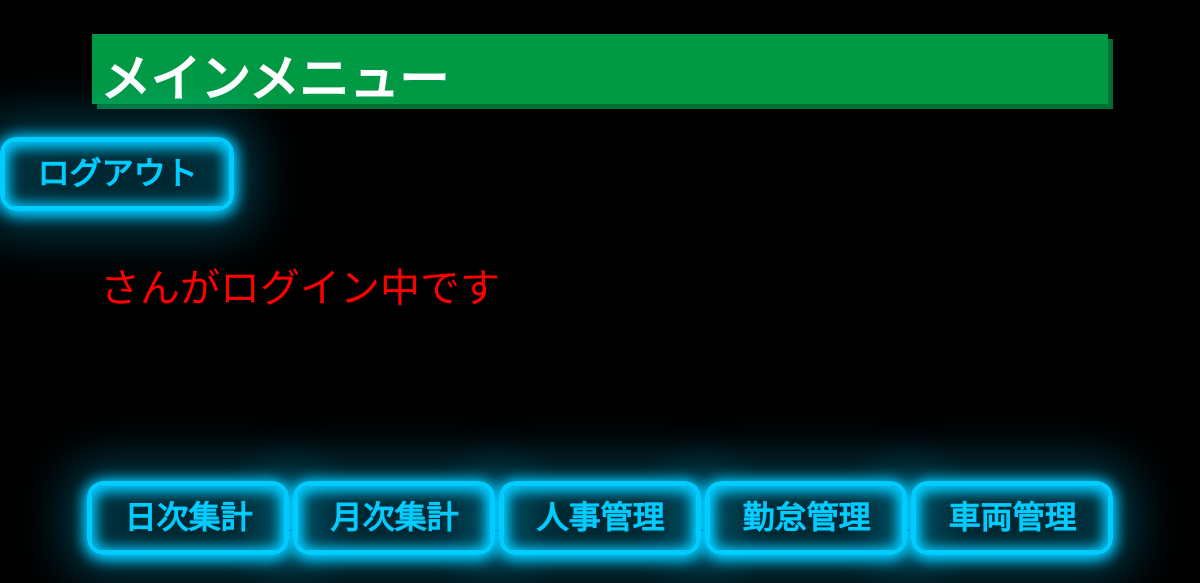
The app's page /main_menu/index.php (signed in), older data.
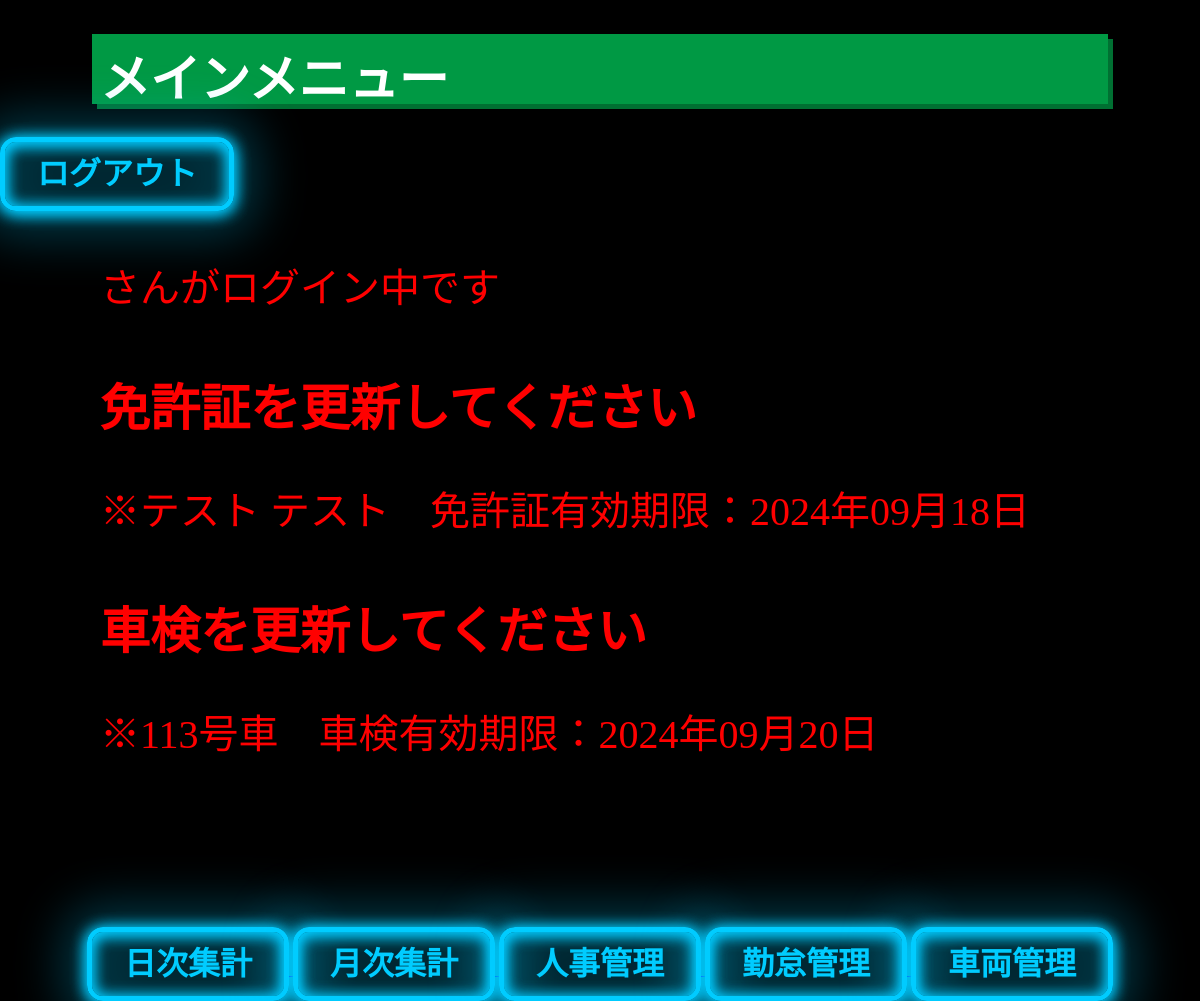
The same page, newer data.
### tables this page shows
CREATE TABLE `accounts` (
  `account_id` int(11) NOT NULL,
  `account_password` varchar(100) DEFAULT NULL COMMENT 'パスワード',
  `account_no` int(5) NOT NULL COMMENT '従業員No',
  `account_salesoffice` int(1) NOT NULL COMMENT '所属営業所',
  `account_kana01` varchar(20) NOT NULL COMMENT 'なまえ（氏）',
  `account_kana02` varchar(20) NOT NULL COMMENT 'なまえ（名）',
  `account_name01` varchar(20) NOT NULL COMMENT '漢字（氏）',
  `account_name02` varchar(20) NOT NULL COMMENT '漢字（名）',
  `account_birthday` date DEFAULT NULL COMMENT '生年月日',
  `account_jenda` int(1) NOT NULL COMMENT '性別',
  `account_bloodtype` int(1) NOT NULL COMMENT '血液型',
  `account_zipcord` char(8) DEFAULT NULL COMMENT '郵便番号',
  `account_pref` varchar(4) NOT NULL COMMENT '都道府県',
  `account_address01` varchar(150) NOT NULL COMMENT '市町村区',
  `account_address02` varchar(150) NOT NULL COMMENT '町名番地',
  `account_address03` varchar(100) DEFAULT NULL COMMENT 'マンション名など',
  `account_tel1` varchar(13) DEFAULT NULL COMMENT '連絡先1',
  `account_tel2` varchar(13) DEFAULT NULL COMMENT '連絡先2',
  `account_license_expiration_date` date DEFAULT NULL COMMENT '免許証有効期限',
  `account_guarentor_kana01` varchar(20) DEFAULT NULL COMMENT '保証人氏（ふりがな）',
  `account_guarentor_kana02` varchar(20) DEFAULT NULL COMMENT '保証人名（ふりがな）',
  `account_guarentor_name01` varchar(20) DEFAULT NULL COMMENT '保証人氏（漢字）',
  `account_guarentor_name02` varchar(20) DEFAULT NULL COMMENT '保証人名（漢字）',
  `account_relationship` varchar(5) DEFAULT NULL COMMENT '続柄',
  `account_guarentor_zipcode` char(8) DEFAULT NULL COMMENT '保証人郵便番号',
  `account_guarentor_pref` varchar(4) DEFAULT NULL COMMENT '保証人都道府県',
  `account_guarentor_address01` varchar(150) DEFAULT NULL COMMENT '保証人市区町村',
  `account_guarentor_address02` varchar(150) DEFAULT NULL COMMENT '保証人町名番地',
  `account_guarentor_address03` varchar(100) DEFAULT NULL COMMENT '保証人マンション名など',
  `account_guarentor_tel1` varchar(13) DEFAULT NULL COMMENT '保証人連絡先1',
  `account_guarentor_tel2` varchar(13) DEFAULT NULL COMMENT '保証人連絡先2',
  `account_department` int(1) NOT NULL COMMENT '所属課',
  `account_workclass` int(2) NOT NULL COMMENT '勤務区分',
  `account_classification` int(1) NOT NULL COMMENT '職種区分',
  `account_enrollment` int(1) DEFAULT NULL COMMENT '在籍区分',
  `account_employment_date` date DEFAULT NULL COMMENT '雇用年月日',
  `account_appointment_date` date DEFAULT NULL COMMENT '選任年月日',
  `account_retirement_date` date DEFAULT NULL COMMENT '退職年月日',
  `registration_date` date NOT NULL COMMENT '登録日',
  `updated_at` timestamp NOT NULL DEFAULT current_timestamp() COMMENT '更新日'
);

CREATE TABLE `vehicles` (
  `car_id` int(11) NOT NULL,
  `car_number_name` int(3) NOT NULL COMMENT '車番',
  `car_model` varchar(10) NOT NULL COMMENT '車種',
  `car_name` varchar(30) NOT NULL COMMENT '車名',
  `car_transpottaition` varchar(5) NOT NULL COMMENT '運輸支局',
  `car_classification_no` int(3) NOT NULL COMMENT '分類番号',
  `car_purpose` varchar(1) NOT NULL COMMENT '用途別',
  `car_number` varchar(5) NOT NULL COMMENT '番号',
  `car_chassis_number` varchar(20) NOT NULL COMMENT '車台番号',
  `first_registration_day` date NOT NULL COMMENT '初年度登録年月',
  `vehicle_inspection_day` date NOT NULL COMMENT '車検有効期限',
  `compulsory_automobile_day` date NOT NULL COMMENT '自賠責有効期限',
  `owner_name` varchar(20) NOT NULL COMMENT '所有者（名）',
  `owner_address` varchar(150) NOT NULL COMMENT '所有者住所',
  `user_name` varchar(20) NOT NULL COMMENT '使用者（名）',
  `user_address` varchar(150) NOT NULL COMMENT '使用者（住所）',
  `headquarters_address` int(1) NOT NULL COMMENT '本拠の位置',
  `vehicle_registrationday` datetime NOT NULL COMMENT '登録日',
  `vehicle_updateday` timestamp NOT NULL DEFAULT current_timestamp() ON UPDATE current_timestamp() COMMENT '更新日',
  `is_suspended` tinyint(1) NOT NULL DEFAULT 0
);

### main_menu/index.php (the view, shortened to what this page needs)
<?php
require '../config/config.php';
$user_name = $_SESSION['account']['name'];
try {
    $pdo = new PDO($dsnAccount, $userAccount, $passwordAccount);
    $pdo->setAttribute(PDO::ATTR_ERRMODE, PDO::ERRMODE_EXCEPTION);
    $currentDate = new DateTime();
    $sql = '
    SELECT account_id, account_name01, account_name02, account_license_expiration_date
    FROM accounts
    WHERE DATE(account_license_expiration_date) BETWEEN :current_date AND DATE_ADD(:current_date, INTERVAL 14 DAY)
    ';
    $stmt = $pdo->prepare($sql);
    $stmt->bindValue(':current_date', $currentDate->format('Y-m-d'), PDO::PARAM_STR);
    $stmt->execute();
    $expiringAccounts = $stmt->fetchAll(PDO::FETCH_ASSOC);
    $sql_vehicle = '
    SELECT car_number_name, vehicle_inspection_day
    FROM vehicles
    WHERE DATE(vehicle_inspection_day) BETWEEN :current_date AND DATE_ADD(:current_date, INTERVAL 14 DAY)
    ';
    $stmt_vehicle = $pdo->prepare($sql_vehicle);
    $stmt_vehicle->bindValue(':current_date', $currentDate->format('Y-m-d'), PDO::PARAM_STR);
    $stmt_vehicle->execute();
    $expiringVehicles = $stmt_vehicle->fetchAll(PDO::FETCH_ASSOC);
} catch (PDOException $e) {
    exit('データベースエラー: ' . $e->getMessage());
}
?>
<!DOCTYPE html>
<html lang="ja">
    <head>
        <link rel="stylesheet" href="index.css">
    </head>
    <body>
        <header>
            <h1>メインメニュー</h1>
            <div class="logout-button">
                <a href="?action=logout">
                    <button>ログアウト</button>
                </a>
            </div>
        </header>
        <main>
            <p><?= htmlspecialchars($user_name, ENT_QUOTES, 'UTF-8') ?> さんがログイン中です</p>
            <?php if (!empty($expiringAccounts)): ?>
                <h2>免許証を更新してください</h2>
                <?php foreach ($expiringAccounts as $account): ?>
                    <?php
                    $expirationDate = new DateTime($account['account_license_expiration_date']);
                    $formattedExpirationDate = $expirationDate->format('Y年m月d日');
                    $fullName = htmlspecialchars($account['account_name01'], ENT_QUOTES, 'UTF-8') . ' ' . htmlspecialchars($account['account_name02'], ENT_QUOTES, 'UTF-8');
                    ?>
                    <p>※<?= $fullName ?>　免許証有効期限：<?= htmlspecialchars($formattedExpirationDate, ENT_QUOTES, 'UTF-8') ?></p>
                <?php endforeach; ?>
            <?php endif; ?>
            <?php if (!empty($expiringVehicles)): ?>
                <h2>車検を更新してください</h2>
                <?php foreach ($expiringVehicles as $vehicle): ?>
                    <?php
                    $inspectionDate = new DateTime($vehicle['vehicle_inspection_day']);
                    $formattedInspectionDate = $inspectionDate->format('Y年m月d日');
                    $carNumberName = htmlspecialchars($vehicle['car_number_name'], ENT_QUOTES, 'UTF-8');
                    ?>
                    <p>※<?= $carNumberName ?>号車　車検有効期限：<?= htmlspecialchars($formattedInspectionDate, ENT_QUOTES, 'UTF-8') ?></p>
                <?php endforeach; ?>
            <?php endif; ?>
            <div class="container">
                <a href="#">
                    <button>日次集計</button>
                </a>
                <a href="#">
                    <button>月次集計</button>
                </a>
                <a href="../accounts/list.php">
                  <button>人事管理</button>
                </a>
                <a href="#">
                  <button>勤怠管理</button>
                </a>
                <a href="../vehicles/list.php">
                  <button>車両管理</button>
                </a>
            </div>
        </main>
    </body>
</html>

Row changes from the older to the newer data that the page shows:
now on this page (row edited): accounts: fullName "テスト テスト", account_license_expiration_date "2024年09月18日"
now on this page (row edited): vehicles: car_number_name "113", vehicle_inspection_day "2024年09月20日"
Text that changed along with them:
text now shown: "免許証を更新してください 車検を更新してください"
